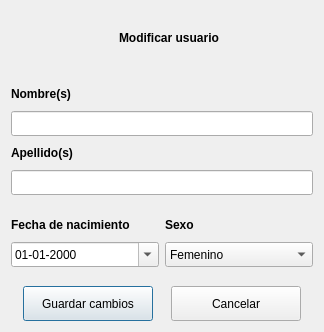
<?xml version="1.0" encoding="UTF-8"?>
<ui version="4.0">
 <class>dlgModificarUsuario</class>
 <widget class="QDialog" name="dlgModificarUsuario">
  <property name="geometry">
   <rect>
    <x>0</x>
    <y>0</y>
    <width>324</width>
    <height>332</height>
   </rect>
  </property>
  <property name="windowTitle">
   <string>Modificar usuario</string>
  </property>
  <property name="windowIcon">
   <iconset resource="recursos.qrc">
    <normaloff>:/img/logo_icono_nuevo.ico</normaloff>:/img/logo_icono_nuevo.ico</iconset>
  </property>
  <layout class="QGridLayout" name="gridLayout">
   <item row="0" column="0">
    <layout class="QVBoxLayout" name="verticalLayout">
     <item>
      <layout class="QVBoxLayout" name="verticalLayout_5">
       <item>
        <layout class="QHBoxLayout" name="horizontalLayout_10">
         <item>
          <spacer name="horizontalSpacer_4">
           <property name="orientation">
            <enum>Qt::Horizontal</enum>
           </property>
           <property name="sizeHint" stdset="0">
            <size>
             <width>40</width>
             <height>20</height>
            </size>
           </property>
          </spacer>
         </item>
         <item>
          <widget class="QLabel" name="etqLogoModU">
           <property name="maximumSize">
            <size>
             <width>50</width>
             <height>50</height>
            </size>
           </property>
           <property name="text">
            <string/>
           </property>
           <property name="pixmap">
            <pixmap resource="recursos.qrc">:/img/editar_usuario.png</pixmap>
           </property>
           <property name="scaledContents">
            <bool>true</bool>
           </property>
          </widget>
         </item>
         <item>
          <widget class="QLabel" name="etqModU">
           <property name="font">
            <font>
             <weight>75</weight>
             <bold>true</bold>
            </font>
           </property>
           <property name="text">
            <string>Modificar usuario</string>
           </property>
          </widget>
         </item>
         <item>
          <spacer name="horizontalSpacer_5">
           <property name="orientation">
            <enum>Qt::Horizontal</enum>
           </property>
           <property name="sizeHint" stdset="0">
            <size>
             <width>40</width>
             <height>20</height>
            </size>
           </property>
          </spacer>
         </item>
        </layout>
       </item>
       <item>
        <spacer name="verticalSpacer_5">
         <property name="orientation">
          <enum>Qt::Vertical</enum>
         </property>
         <property name="sizeType">
          <enum>QSizePolicy::Fixed</enum>
         </property>
         <property name="sizeHint" stdset="0">
          <size>
           <width>20</width>
           <height>13</height>
          </size>
         </property>
        </spacer>
       </item>
       <item>
        <layout class="QVBoxLayout" name="verticalLayout_2">
         <item>
          <widget class="QLabel" name="etqNombre">
           <property name="text">
            <string>&lt;html&gt;&lt;head/&gt;&lt;body&gt;&lt;p&gt;&lt;span style=&quot; font-weight:600;&quot;&gt;Nombre(s)&lt;/span&gt;&lt;/p&gt;&lt;/body&gt;&lt;/html&gt;</string>
           </property>
          </widget>
         </item>
         <item>
          <widget class="QLineEdit" name="lineaNombre">
           <property name="minimumSize">
            <size>
             <width>300</width>
             <height>25</height>
            </size>
           </property>
           <property name="maximumSize">
            <size>
             <width>16777215</width>
             <height>25</height>
            </size>
           </property>
           <property name="inputMethodHints">
            <set>Qt::ImhLatinOnly|Qt::ImhPreferLatin|Qt::ImhPreferUppercase|Qt::ImhUppercaseOnly</set>
           </property>
           <property name="maxLength">
            <number>40</number>
           </property>
          </widget>
         </item>
        </layout>
       </item>
       <item>
        <layout class="QVBoxLayout" name="verticalLayout_3">
         <item>
          <widget class="QLabel" name="etqApellido">
           <property name="text">
            <string>&lt;html&gt;&lt;head/&gt;&lt;body&gt;&lt;p&gt;&lt;span style=&quot; font-weight:600;&quot;&gt;Apellido(s)&lt;/span&gt;&lt;/p&gt;&lt;/body&gt;&lt;/html&gt;</string>
           </property>
          </widget>
         </item>
         <item>
          <widget class="QLineEdit" name="lineaApellido">
           <property name="minimumSize">
            <size>
             <width>300</width>
             <height>25</height>
            </size>
           </property>
           <property name="maximumSize">
            <size>
             <width>16777215</width>
             <height>25</height>
            </size>
           </property>
           <property name="inputMethodHints">
            <set>Qt::ImhLatinOnly|Qt::ImhPreferLatin|Qt::ImhPreferUppercase|Qt::ImhUppercaseOnly</set>
           </property>
           <property name="maxLength">
            <number>40</number>
           </property>
          </widget>
         </item>
        </layout>
       </item>
       <item>
        <spacer name="verticalSpacer_7">
         <property name="orientation">
          <enum>Qt::Vertical</enum>
         </property>
         <property name="sizeType">
          <enum>QSizePolicy::Fixed</enum>
         </property>
         <property name="sizeHint" stdset="0">
          <size>
           <width>20</width>
           <height>13</height>
          </size>
         </property>
        </spacer>
       </item>
       <item>
        <layout class="QHBoxLayout" name="horizontalLayout_16">
         <item>
          <layout class="QVBoxLayout" name="verticalLayout_6">
           <item>
            <widget class="QLabel" name="etqFechaNac">
             <property name="text">
              <string>&lt;html&gt;&lt;head/&gt;&lt;body&gt;&lt;p&gt;&lt;span style=&quot; font-weight:600;&quot;&gt;Fecha de nacimiento&lt;/span&gt;&lt;/p&gt;&lt;/body&gt;&lt;/html&gt;</string>
             </property>
            </widget>
           </item>
           <item>
            <widget class="QDateEdit" name="editFechaNac">
             <property name="minimumSize">
              <size>
               <width>101</width>
               <height>25</height>
              </size>
             </property>
             <property name="maximumSize">
              <size>
               <width>16777215</width>
               <height>25</height>
              </size>
             </property>
             <property name="displayFormat">
              <string>dd-MM-yyyy</string>
             </property>
             <property name="calendarPopup">
              <bool>true</bool>
             </property>
            </widget>
           </item>
          </layout>
         </item>
         <item>
          <layout class="QVBoxLayout" name="verticalLayout_10">
           <item>
            <widget class="QLabel" name="etqSexo">
             <property name="text">
              <string>&lt;html&gt;&lt;head/&gt;&lt;body&gt;&lt;p&gt;&lt;span style=&quot; font-weight:600;&quot;&gt;Sexo&lt;/span&gt;&lt;/p&gt;&lt;/body&gt;&lt;/html&gt;</string>
             </property>
            </widget>
           </item>
           <item>
            <widget class="QComboBox" name="cBoxSexo">
             <property name="minimumSize">
              <size>
               <width>91</width>
               <height>25</height>
              </size>
             </property>
             <property name="maximumSize">
              <size>
               <width>16777215</width>
               <height>25</height>
              </size>
             </property>
             <item>
              <property name="text">
               <string>Femenino</string>
              </property>
             </item>
             <item>
              <property name="text">
               <string>Masculino</string>
              </property>
             </item>
            </widget>
           </item>
          </layout>
         </item>
        </layout>
       </item>
      </layout>
     </item>
     <item>
      <spacer name="verticalSpacer">
       <property name="orientation">
        <enum>Qt::Vertical</enum>
       </property>
       <property name="sizeType">
        <enum>QSizePolicy::Fixed</enum>
       </property>
       <property name="sizeHint" stdset="0">
        <size>
         <width>58</width>
         <height>13</height>
        </size>
       </property>
      </spacer>
     </item>
     <item>
      <layout class="QHBoxLayout" name="horizontalLayout">
       <item>
        <widget class="QPushButton" name="btnModificar">
         <property name="minimumSize">
          <size>
           <width>130</width>
           <height>35</height>
          </size>
         </property>
         <property name="maximumSize">
          <size>
           <width>130</width>
           <height>35</height>
          </size>
         </property>
         <property name="text">
          <string>Guardar cambios</string>
         </property>
         <property name="iconSize">
          <size>
           <width>25</width>
           <height>20</height>
          </size>
         </property>
        </widget>
       </item>
       <item>
        <widget class="QPushButton" name="btnCancelar">
         <property name="minimumSize">
          <size>
           <width>130</width>
           <height>35</height>
          </size>
         </property>
         <property name="maximumSize">
          <size>
           <width>130</width>
           <height>35</height>
          </size>
         </property>
         <property name="text">
          <string>Cancelar</string>
         </property>
         <property name="iconSize">
          <size>
           <width>25</width>
           <height>20</height>
          </size>
         </property>
        </widget>
       </item>
      </layout>
     </item>
    </layout>
   </item>
  </layout>
 </widget>
 <resources>
  <include location="recursos.qrc"/>
 </resources>
 <connections/>
</ui>
